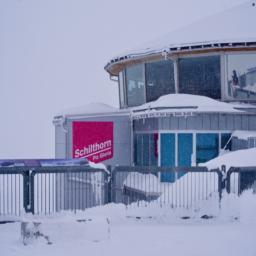
#> input picture examples/room/rgb/view00.jpg, 256 x 256 px
$ python -i image2clips_fig2.py   (imports and definitions only)
#> lines starting #> are read from the running program, lines starting #| are printed output that depends on the picture
"""Figure-2 material generator, following the official Puzzles Image2Clips.

Faithfully ports the crop-generation / calibration / rotation-augmentation logic
of https://github.com/Jiahao-Ma/puzzles-code (Image2Clips.py + Puzzles/
puzzles_utils.py + Puzzles/visualization.py), and reproduces its Open3D
point-cloud rendering with a NumPy z-buffer point-splat rasterizer so it runs
headless: non-occluded regions render dense (no holes, splat = point_size 3),
occluded regions show the white background, exactly like the paper's Figure 2.

Materials reused from a previous pipeline run (--bk_dir):
  02_moge2/geometry.npz      MoGe-2 points/depth/mask/intrinsics (threshold-style
                             depth-edge removal already applied to `mask`)
  01_fastsam/instance_ids.png  SAM mask labels (colored instance overlay)
  04_dinov3/parent_pca_hr.png  DINOv3 high-res PCA feature visualization

Outputs (--out_dir), one folder per Figure-2 panel:
  A_input/       input RGB, depth vis, hole-free point-cloud render
  B_patches/     numbered bbox overlay, stacked translucent region overlays,
                 per-puzzle RGB / depth / mask-label / dinov3-label crops
  C_calibration/ point cloud + PnP camera frustums (pre-rotation)
  D_augment/     rotated cameras in the cloud, hole-free renders of the rotated
                 views (RGB / depth / mask label / dinov3 label), post-rotation
                 visibility regions on the original image, sequence strips
  clips_meta.npz boxes, template box, shared K, per-puzzle w2c (before/after
                 rotation), rotation flags, seed

Usage (mirrors the official lamp.jpg example):
  python image2clips_fig2.py --image room2.png --bk_dir outputs/room2_bk \
      --out_dir outputs/room2_fig2 --NPuzzles 6 \
      --min_box_size_scale 0.2 --max_box_size_scale 0.5 \
      --min_overlap 0.1 --max_overlap 0.3 --Augment \
      --rotate_ratio 0.2 --rotate_min_coverage 0.2 --rotate_max_coverage 0.8 \
      --max_rotation_angle 60.0 --front_back_ratio_thresh 0.6
"""
from __future__ import annotations

import argparse
import json
from pathlib import Path
from typing import List, Tuple

import cv2
import numpy as np
from PIL import Image

import matplotlib
# [1 line not run here, left out]
import matplotlib.pyplot as plt


# --------------------------------------------------------------------------
# Official puzzles_utils.py ports
# --------------------------------------------------------------------------

# [248 lines left out: functions calculate_iou, image_plane_uv, generate_overlapping_boxes, estimate_camera_intrinsics, calibrate_intrinsics_by_pts, estimate_camera_pose_ransac and 6 more, not called in this run]


# --------------------------------------------------------------------------
# Visualization helpers (official style)
# --------------------------------------------------------------------------

PALETTE = [(230, 57, 70), (46, 134, 222), (38, 166, 91), (241, 143, 1),
           (142, 68, 173), (0, 168, 168), (214, 93, 177), (120, 111, 166)]


# [8 lines left out: function visualize_boxes, not called in this run]


def visualize_puzzles_regions(image_rgb, boxes=None, masks=None, colors=None,
                              save_path=None, alpha_ratio=0.4,
                              save_per_frame=True):
    """Official stacked translucent overlay (PIL alpha compositing)."""
    h, w = image_rgb.shape[:2]
    img = Image.fromarray(image_rgb).convert("RGBA")
    pil_masks = []
    if boxes is not None:
        for box in boxes:
            m = np.zeros((h, w), dtype=np.uint8)
            m[box[1]:box[3], box[0]:box[2]] = 255
            pil_masks.append(Image.fromarray(m).convert("L"))
    else:
        for m in masks:
            pil_masks.append(Image.fromarray(
                m.astype(np.uint8).reshape(h, w) * 255).convert("L"))
    base_dir = Path(str(save_path)).with_suffix("")
    if save_per_frame:
        base_dir.mkdir(parents=True, exist_ok=True)
    for i, m in enumerate(pil_masks):
        layer = Image.new("RGBA", img.size)
        layer.paste(tuple(colors[i]), mask=m)
        alpha = int(255 * alpha_ratio)
        layer.putalpha(m.point(lambda p: alpha if p > 0 else 0))
        img = Image.alpha_composite(img, layer)
        if save_per_frame:
            img.save(base_dir / f"puzzle_{i}.png")
    img.save(save_path)


# [365 lines left out: functions puzzles_visibility_on_canvas, depth_edge_mask, depth_to_vis, frustum_segments, fit_focal_for, render_cloud_with_frustums and 4 more, not called in this run]


# [20 lines not run here, left out]

>>> import cv2
>>> picture = cv2.imread('../../examples/room/rgb/view00.jpg', cv2.IMREAD_GRAYSCALE)
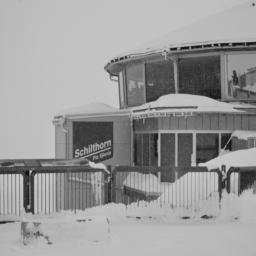
#> picture: shape (256, 256); min 7, max 210, mean 153.5
>>> result = visualize_puzzles_regions(picture)
#> (the run stopped early here; a loop or call above may not have finished)
